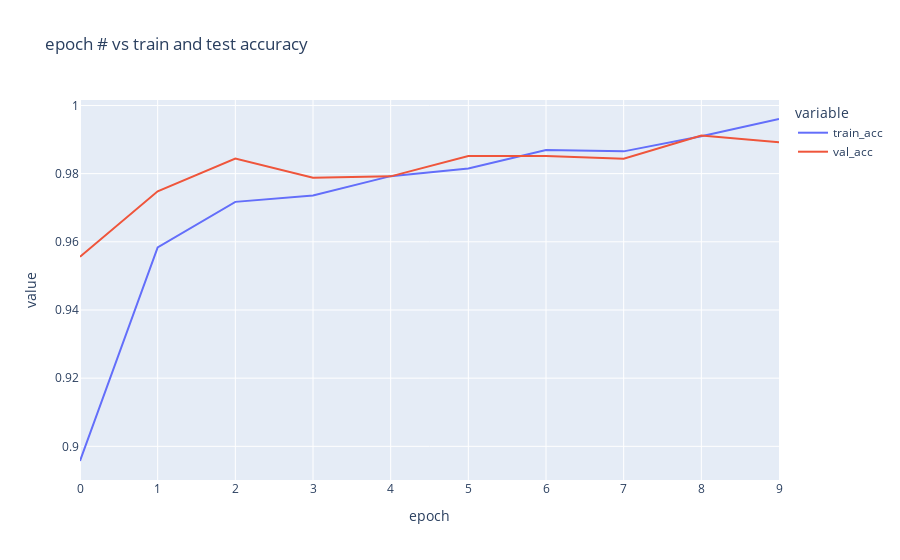

This figure's notebook cell:
### Code cell
px.line(acc_df, x='epoch', y = ['train_acc','val_acc'], title="epoch # vs train and test accuracy")

### Figure 1 — Plotly figure (JSON) as saved in the notebook; plotly's stock layout.template omitted (floating-point values rounded to 4 significant figures)
{"data": [{"hovertemplate": "variable=train_acc<br>epoch=%{x}<br>value=%{y}<extra></extra>", "legendgroup": "train_acc", "line": {"color": "#636efa", "dash": "solid"}, "marker": {"symbol": "circle"}, "mode": "lines", "name": "train_acc", "orientation": "v", "showlegend": true, "type": "scatter", "x": [0, 1, 2, 3, 4, 5, 6, 7, 8, 9], "xaxis": "x", "y": [0.8957, 0.9584, 0.9717, 0.9736, 0.9793, 0.9815, 0.9869, 0.9865, 0.991, 0.996], "yaxis": "y"}, {"hovertemplate": "variable=val_acc<br>epoch=%{x}<br>value=%{y}<extra></extra>", "legendgroup": "val_acc", "line": {"color": "#EF553B", "dash": "solid"}, "marker": {"symbol": "circle"}, "mode": "lines", "name": "val_acc", "orientation": "v", "showlegend": true, "type": "scatter", "x": [0, 1, 2, 3, 4, 5, 6, 7, 8, 9], "xaxis": "x", "y": [0.9556, 0.9748, 0.9844, 0.9788, 0.9792, 0.9852, 0.9852, 0.9844, 0.9912, 0.9892], "yaxis": "y"}], "layout": {"autosize": true, "legend": {"title": {"text": "variable"}, "tracegroupgap": 0}, "title": {"text": "epoch # vs train and test accuracy"}, "xaxis": {"anchor": "y", "autorange": true, "domain": [0, 1], "range": [0, 9], "title": {"text": "epoch"}, "type": "linear"}, "yaxis": {"anchor": "x", "autorange": true, "domain": [0, 1], "range": [0.8901, 1.002], "title": {"text": "value"}, "type": "linear"}}}
